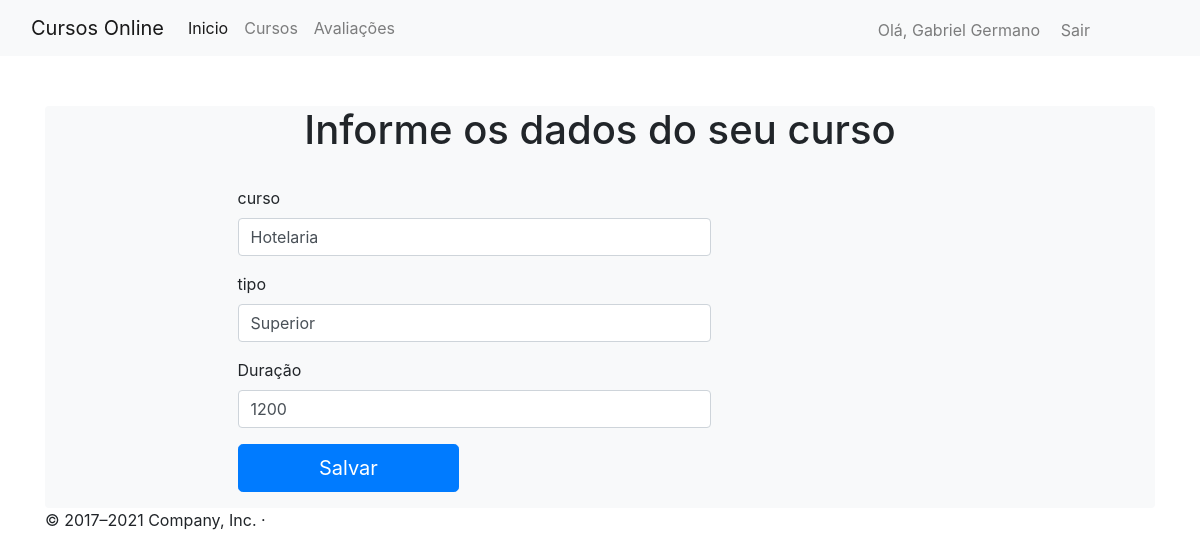
Screenshot of /cursos/2/editar (signed in) with the database file from the repository.
### app/models/users.py (models this page shows, shortened)
class User(db.Model, UserMixin):
    __tablename__ = "users"
    id = db.Column(db.Integer, primary_key=True)
    username = db.Column(db.String(64), unique=True)
    password = db.Column(db.String(128))
    name = db.Column(db.String(86))
    email = db.Column(db.String(84), unique=True)
    @property
    def is_authenticated(self):
        return True

### app/models/cursos.py (models this page shows, shortened)
class Curso(db.Model):
    __tablename__ = "curso"
    id = db.Column(db.Integer(), primary_key=True)
    curso = db.Column(db.String(64), index=True)
    tipo = db.Column(db.String(64), index=True)
    duracao = db.Column(db.Integer(), index=True)
    avaliacoes = db.relationship('Avaliacao', backref='nome', lazy='dynamic')

### app/controllers/default.py (the view)
@app.route("/cursos/<id>/editar", methods=["GET", "POST"])
@login_required
def editar_curso(id):
  form = CursoForm()
  curso = Curso.query.get(id)
  if curso is None:
    return abort (404)
  if form.validate_on_submit():
    curso.curso = form.curso.data
    curso.tipo = form.tipo.data
    curso.duracao = form.duracao.data
    db.session.commit()
    return redirect(url_for("cursos"))
  return render_template("editar_curso.html", form=form, curso=curso)

### app/models/forms.py
class CursoForm(FlaskForm):
  curso = StringField('curso', validators=[DataRequired()])
  tipo = StringField('tipo', validators=[DataRequired()])
  duracao = IntegerField('Duração', validators=[DataRequired()])
  submit = SubmitField('Salvar')

### app/controllers/default.py (called while the page is built)
@login_manager.user_loader
def load_user(id):
    return User.query.filter_by(id=id).first()

### app/templates/editar_curso.html (shortened to what this page needs)
{% extends "base2.html" %}
{% block content %}
<div class="container" , style="padding-top: 50px;">
  <div class="container rounded bg-light">
    <div class="row justify-content-center">
      <div class="text-center">
      <h1 class="display-5">Informe os dados do seu curso</h1><br>
      </div>
        <form action="" method="post" class="form-signin">
          <div class="col-md-8 col-md-offset-6">
            <p>
              {{ form.curso.label }}<br>
              {{ form.curso(size=64, class="form-control", value=curso.curso) }}
            </p>
            <p>
              {{ form.tipo.label }}<br>
              {{ form.tipo(size=64, class="form-control", value=curso.tipo) }}
            </p>
            <p>
              {{ form.duracao.label }}<br>
              {{ form.duracao(size=64, class="form-control", value=curso.duracao) }}
            </p>
          </div>
          <div class="col-md-4">
            <p>
              {{ form.submit(class="btn btn-lg btn-primary btn-block") }}
            </p>
          </div>
      </div>
      </div>
</div>
{% endblock %}

### app/templates/base2.html (shortened to what this page needs)
<!doctype html>
<html lang="pt-BR">
  <head>
    <link rel="stylesheet" href="https://stackpath.bootstrapcdn.com/bootstrap/4.1.3/css/bootstrap.min.css">
  </head>
  <body>
<header>
        <nav class="navbar navbar-expand-lg navbar-light bg-light">
            <div class="container-fluid">
              <a class="navbar-brand" href="/">Cursos Online</a>
              <div class="collapse navbar-collapse" id="navbarNavAltMarkup">
                <div class="navbar-nav">
                  <a class="nav-link active" aria-current="page" href="/">Inicio</a>
                  <a class="nav-link" href="/cursos">Cursos</a>
                  <a class="nav-link" href="/avaliacoes">Avaliações</a>
                  {% if current_user.is_authenticated %}
                    <a class="nav-link" href="/perfil" style= "position: absolute; right: 150px; padding: 10px ;">Olá, {{ current_user.name }}</a>
                    <a class="nav-link" href="/logout" style= "position: absolute; right: 100px; padding: 10px ;">Sair</a>
                    {% else %}
                    <a class="nav-link" href="/login" style= "position: absolute; right: 150px; padding: 10px ;">Login</a>
                    <a class="nav-link" href="/cadastro" style= "position: absolute; right: 70px; padding: 10px ;">Cadastro</a>
                    {% endif %}
                </div>
              </div>
            </div>
          </nav>
</header>
    {% block content %}
    {% endblock %}
  <footer class="container">
    <p>&copy; 2017–2021 Company, Inc. &middot;</p>
  </footer>
  </body>
</html>

### rows the page displays
User: name "Gabriel Germano"
Curso: curso "Hotelaria", tipo "Superior", duracao "1200"
